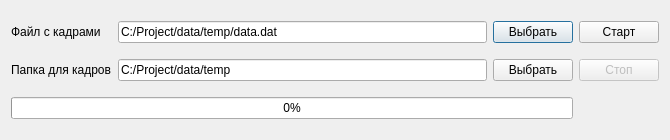
<?xml version="1.0" encoding="UTF-8"?>
<ui version="4.0">
 <class>FileParserDialog</class>
 <widget class="QDialog" name="FileParserDialog">
  <property name="windowModality">
   <enum>Qt::ApplicationModal</enum>
  </property>
  <property name="geometry">
   <rect>
    <x>0</x>
    <y>0</y>
    <width>670</width>
    <height>140</height>
   </rect>
  </property>
  <property name="windowTitle">
   <string>Разбор файла с кадрами</string>
  </property>
  <layout class="QGridLayout" name="gridLayout">
   <item row="0" column="0">
    <widget class="QLabel" name="file_label">
     <property name="text">
      <string>Файл с кадрами</string>
     </property>
    </widget>
   </item>
   <item row="0" column="1">
    <widget class="QLineEdit" name="file_lineEdit">
     <property name="minimumSize">
      <size>
       <width>100</width>
       <height>0</height>
      </size>
     </property>
     <property name="text">
      <string>C:/Project/data/temp/data.dat</string>
     </property>
    </widget>
   </item>
   <item row="0" column="2">
    <widget class="QPushButton" name="file_pushButton">
     <property name="text">
      <string>Выбрать</string>
     </property>
    </widget>
   </item>
   <item row="0" column="3">
    <widget class="QPushButton" name="start_pushButton">
     <property name="text">
      <string>Старт</string>
     </property>
    </widget>
   </item>
   <item row="1" column="0">
    <widget class="QLabel" name="path_label">
     <property name="text">
      <string>Папка для кадров</string>
     </property>
    </widget>
   </item>
   <item row="1" column="1">
    <widget class="QLineEdit" name="path_lineEdit">
     <property name="minimumSize">
      <size>
       <width>100</width>
       <height>0</height>
      </size>
     </property>
     <property name="text">
      <string>C:/Project/data/temp</string>
     </property>
    </widget>
   </item>
   <item row="1" column="2">
    <widget class="QPushButton" name="path_pushButton">
     <property name="text">
      <string>Выбрать</string>
     </property>
    </widget>
   </item>
   <item row="1" column="3">
    <widget class="QPushButton" name="stop_pushButton">
     <property name="enabled">
      <bool>false</bool>
     </property>
     <property name="text">
      <string>Стоп</string>
     </property>
    </widget>
   </item>
   <item row="2" column="0" colspan="3">
    <widget class="QProgressBar" name="progressBar">
     <property name="value">
      <number>0</number>
     </property>
    </widget>
   </item>
  </layout>
 </widget>
 <resources/>
 <connections/>
</ui>
